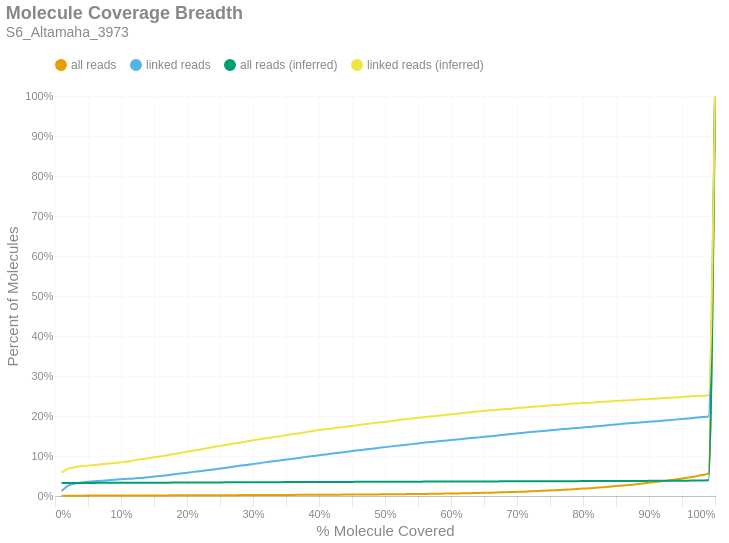

Source (notebook cell):
### Markdown cell above
### Molecule Read Coverage
This chart shows molecule coverage breadth as computed by the number of bases aligned to that molecule. In other words, "*how much of each unique long molecule is actually sequenced/aligned?*" Keep in mind there is a distinction between sequences and alignments, since some sequences belonging to a particular molecule may not align well and wouldn't appear in the alignment data. This chart also shows molecule coverage breadth as computed by the *inferred fragment* from which the aligned sequences originate. Unlike read coverage, this calculation takes into account the total insert size, including unsequenced gaps between the forward and reverse reads. Like the previous figures, these are cumulative percents.

### Code cell
if SKIPLR:
    print_html(f"Skipped")
else:
    binned_df = consolidated_hist(valids['coverage_bp'], mask, 0.01, True)
    binned_df_inf = consolidated_hist(valids['coverage_inserts'], mask, 0.01, True)
    binned_df = binned_df.with_columns(pl.lit(binned_df_inf['all reads (cumsum)']).alias('all reads (inferred)'))
    binned_df = binned_df.with_columns(pl.lit(binned_df_inf['linked reads (cumsum)']).alias('linked reads (inferred)'))
    binned_df = binned_df.with_columns(
        (pl.col('bin').cast(pl.Float64) + 0.01).alias('right_edge')
    )

    with SafeRender(binned_df):
        (
            density_plot(binned_df, 'Molecule Coverage Breadth', samplename, 'molcov', ['all reads (inferred)','linked reads (inferred)'])
            .encode(
                #x=alt.X('bin:Q', title="% Molecule Covered").axis(format = '%').scale(padding=0),
                x=alt.X('right_edge:Q', title="% Molecule Covered").axis(format='%').scale(padding=0),
                y=alt.Y('value:Q', title='Percent of Molecules')
                    .axis(format='%')
                    .stack(False)
                    .scale(domainMin=0, padding=0),
                color=alt.Color("key:N").scale(domain = ["all reads", "linked reads", "all reads (inferred)", "linked reads (inferred)"]),
                tooltip = [
                    alt.Tooltip("key:N", title = "Data Type"),
                    alt.Tooltip("range_label:N", title="% Molecule Covered"),
                    alt.Tooltip("value:Q", format = ".2%", title="% Molecules")
                ]
            )
        ).display()

### Figure 1 — Vega-Lite specification as saved in the notebook (floating-point values rounded to 4 significant figures)
{"width": "container", "height": 400, "config": {"title": {"anchor": "start", "dy": -15, "fontSize": 18, "color": "#888888", "subtitleColor": "#888888", "subtitleFontSize": 14}, "arc": {"fill": "#0072B2"}, "axis": {"domainColor": "#888888", "domainWidth": 0.5, "gridWidth": 0.2, "grid": false, "titleFontWeight": 400, "titleFontSize": 15, "labelFontSize": 11, "labelColor": "#888888", "tickColor": "#888888", "tickWidth": 0.2, "titleColor": "#888888"}, "axisBand": {"grid": false}, "axisX": {"grid": true, "tickSize": 10, "domainCap": "round"}, "axisY": {"domain": false, "grid": true, "tickSize": 0, "domainCap": "round"}, "background": "transparent", "header": {"labelFontSize": 15, "labelColor": "#888888", "titleFontSize": 15, "titleFontWeight": 600, "titleColor": "#888888"}, "legend": {"labelFont": "sans-serif", "labelFontSize": 12, "labelColor": "#888888", "symbolSize": 100, "symbolType": "circle", "titleFontSize": 12, "titlePadding": 10, "titleColor": "#888888", "title": null, "orient": "top"}, "range": {"category": ["#E69F00", "#56B4E9", "#009E73", "#F0E442", "#0072B2", "#D55E00", "#CC79A7", "#000000"], "diverging": ["#cfe8f3", "#a2d4ec", "#73bfe2", "#46abdb", "#1696d2", "#12719e"]}, "area": {"fill": "#0072B2", "fillOpacity": 0.7, "line": true, "strokeOpacity": 0.7}, "line": {"color": "#0072B2", "stroke": "#0072B2", "strokeWidth": 2}, "trail": {"color": "#0072B2", "stroke": "#0072B2", "strokeWidth": 0, "size": 1}, "point": {"filled": true, "fillOpacity": 1.0, "size": 95}, "text": {"color": "#888888", "fontSize": 11, "align": "right", "fontWeight": 400, "size": 11}, "bar": {"fill": "#0072B2", "stroke": null}, "view": {"stroke": null, "continuousWidth": 660, "continuousHeight": 400}}, "data": {"name": "data-c06a77829ad36f4d5ec3d59ec7524d4c"}, "mark": {"type": "line", "interpolate": "monotone", "point": {"opacity": 0, "size": 275}}, "encoding": {"color": {"field": "key", "scale": {"domain": ["all reads", "linked reads", "all reads (inferred)", "linked reads (inferred)"]}, "type": "nominal"}, "tooltip": [{"field": "key", "title": "Data Type", "type": "nominal"}, {"field": "range_label", "title": "% Molecule Covered", "type": "nominal"}, {"field": "value", "format": ".2%", "title": "% Molecules", "type": "quantitative"}], "x": {"axis": {"format": "%"}, "field": "right_edge", "scale": {"padding": 0}, "title": "% Molecule Covered", "type": "quantitative"}, "y": {"axis": {"format": "%"}, "field": "value", "scale": {"domainMin": 0, "padding": 0}, "stack": false, "title": "Percent of Molecules", "type": "quantitative"}}, "params": [{"name": "param_c36ac31b6afebe62", "select": {"type": "point", "fields": ["key"]}, "bind": "legend"}], "title": {"text": "Molecule Coverage Breadth", "subtitle": "S6_Altamaha_3973"}, "transform": [{"fold": ["all reads (cumsum)", "linked reads (cumsum)", "all reads (inferred)", "linked reads (inferred)"]}, {"calculate": "replace(datum.key, ' (cumsum)', '')", "as": "key"}, {"filter": {"param": "param_c36ac31b6afebe62"}}], "usermeta": {"embedOptions": {"downloadFileName": "S6_Altamaha_3973.molcov"}}, "$schema": "https://vega.github.io/schema/vega-lite/v6.1.0.json", "datasets": {"data-c06a77829ad36f4d5ec3d59ec7524d4c": [{"bin": "0.0", "interval": "0.0-0.01", "all reads": 0.0003271, "linked reads": 0.01223, "all reads (cumsum)": 0.0003271, "linked reads (cumsum)": 0.01223, "range_label": "0.0-0.01", "all reads (inferred)": 0.03232, "linked reads (inferred)": 0.05802, "right_edge": 0.01}, {"bin": "0.01", "interval": "0.01-0.02", "all reads": 0.0003615, "linked reads": 0.01365, "all reads (cumsum)": 0.0006887, "linked reads (cumsum)": 0.02588, "range_label": "0.01-0.02", "all reads (inferred)": 0.03256, "linked reads (inferred)": 0.06828, "right_edge": 0.02}, {"bin": "0.02", "interval": "0.02-0.03", "all reads": 0.000162, "linked reads": 0.005381, "all reads (cumsum)": 0.0008507, "linked reads (cumsum)": 0.03126, "range_label": "0.02-0.03", "all reads (inferred)": 0.03265, "linked reads (inferred)": 0.07206, "right_edge": 0.03}, {"bin": "0.03", "interval": "0.03-0.04", "all reads": 8.132e-05, "linked reads": 0.002496, "all reads (cumsum)": 0.000932, "linked reads (cumsum)": 0.03375, "range_label": "0.03-0.04", "all reads (inferred)": 0.0327, "linked reads (inferred)": 0.07408, "right_edge": 0.04}, {"bin": "0.04", "interval": "0.04-0.05", "all reads": 6.943e-05, "linked reads": 0.001914, "all reads (cumsum)": 0.001001, "linked reads (cumsum)": 0.03567, "range_label": "0.04-0.05", "all reads (inferred)": 0.03275, "linked reads (inferred)": 0.07594, "right_edge": 0.05}, {"bin": "0.05", "interval": "0.05-0.06", "all reads": 5.067e-05, "linked reads": 0.001331, "all reads (cumsum)": 0.001052, "linked reads (cumsum)": 0.037, "range_label": "0.05-0.06", "all reads (inferred)": 0.0328, "linked reads (inferred)": 0.07749, "right_edge": 0.06}, {"bin": "0.06", "interval": "0.06-0.07", "all reads": 4.191e-05, "linked reads": 0.0009153, "all reads (cumsum)": 0.001094, "linked reads (cumsum)": 0.03791, "range_label": "0.06-0.07", "all reads (inferred)": 0.03285, "linked reads (inferred)": 0.07927, "right_edge": 0.07}, {"bin": "0.07", "interval": "0.07-0.08", "all reads": 4.253e-05, "linked reads": 0.001387, "all reads (cumsum)": 0.001137, "linked reads (cumsum)": 0.0393, "range_label": "0.07-0.08", "all reads (inferred)": 0.03289, "linked reads (inferred)": 0.08043, "right_edge": 0.08}, {"bin": "0.08", "interval": "0.08-0.09", "all reads": 4.754e-05, "linked reads": 0.001304, "all reads (cumsum)": 0.001184, "linked reads (cumsum)": 0.0406, "range_label": "0.08-0.09", "all reads (inferred)": 0.03294, "linked reads (inferred)": 0.08232, "right_edge": 0.09}, {"bin": "0.09", "interval": "0.09-0.1", "all reads": 3.753e-05, "linked reads": 0.001026, "all reads (cumsum)": 0.001222, "linked reads (cumsum)": 0.04163, "range_label": "0.09-0.1", "all reads (inferred)": 0.03298, "linked reads (inferred)": 0.08415, "right_edge": 0.1}, {"bin": "0.1", "interval": "0.1-0.11", "all reads": 4.691e-05, "linked reads": 0.001193, "all reads (cumsum)": 0.001269, "linked reads (cumsum)": 0.04282, "range_label": "0.1-0.11", "all reads (inferred)": 0.03303, "linked reads (inferred)": 0.08606, "right_edge": 0.11}, {"bin": "0.11", "interval": "0.11-0.12", "all reads": 3.753e-05, "linked reads": 0.001054, "all reads (cumsum)": 0.001306, "linked reads (cumsum)": 0.04388, "range_label": "0.11-0.12", "all reads (inferred)": 0.03311, "linked reads (inferred)": 0.08903, "right_edge": 0.12}, {"bin": "0.12", "interval": "0.12-0.13", "all reads": 4.003e-05, "linked reads": 0.001415, "all reads (cumsum)": 0.001346, "linked reads (cumsum)": 0.04529, "range_label": "0.12-0.13", "all reads (inferred)": 0.03318, "linked reads (inferred)": 0.09192, "right_edge": 0.13}, {"bin": "0.13", "interval": "0.13-0.14", "all reads": 4.191e-05, "linked reads": 0.001359, "all reads (cumsum)": 0.001388, "linked reads (cumsum)": 0.04665, "range_label": "0.13-0.14", "all reads (inferred)": 0.03324, "linked reads (inferred)": 0.09436, "right_edge": 0.14}, {"bin": "0.14", "interval": "0.14-0.15", "all reads": 5.504e-05, "linked reads": 0.001858, "all reads (cumsum)": 0.001443, "linked reads (cumsum)": 0.04851, "range_label": "0.14-0.15", "all reads (inferred)": 0.0333, "linked reads (inferred)": 0.09691, "right_edge": 0.15}, {"bin": "0.15", "interval": "0.15-0.16", "all reads": 4.566e-05, "linked reads": 0.001609, "all reads (cumsum)": 0.001489, "linked reads (cumsum)": 0.05012, "range_label": "0.15-0.16", "all reads (inferred)": 0.03337, "linked reads (inferred)": 0.09935, "right_edge": 0.16}, {"bin": "0.16", "interval": "0.16-0.17", "all reads": 4.879e-05, "linked reads": 0.001858, "all reads (cumsum)": 0.001537, "linked reads (cumsum)": 0.05198, "range_label": "0.16-0.17", "all reads (inferred)": 0.03343, "linked reads (inferred)": 0.1017, "right_edge": 0.17}, {"bin": "0.17", "interval": "0.17-0.18", "all reads": 6.568e-05, "linked reads": 0.002247, "all reads (cumsum)": 0.001603, "linked reads (cumsum)": 0.05422, "range_label": "0.17-0.18", "all reads (inferred)": 0.0335, "linked reads (inferred)": 0.1046, "right_edge": 0.18}, {"bin": "0.18", "interval": "0.18-0.19", "all reads": 5.88e-05, "linked reads": 0.002219, "all reads (cumsum)": 0.001662, "linked reads (cumsum)": 0.05644, "range_label": "0.18-0.19", "all reads (inferred)": 0.03357, "linked reads (inferred)": 0.1077, "right_edge": 0.19}, {"bin": "0.19", "interval": "0.19-0.2", "all reads": 6.005e-05, "linked reads": 0.001941, "all reads (cumsum)": 0.001722, "linked reads (cumsum)": 0.05838, "range_label": "0.19-0.2", "all reads (inferred)": 0.03364, "linked reads (inferred)": 0.1106, "right_edge": 0.2}, {"bin": "0.2", "interval": "0.2-0.21", "all reads": 5.504e-05, "linked reads": 0.001941, "all reads (cumsum)": 0.001777, "linked reads (cumsum)": 0.06032, "range_label": "0.2-0.21", "all reads (inferred)": 0.03372, "linked reads (inferred)": 0.1138, "right_edge": 0.21}, {"bin": "0.21", "interval": "0.21-0.22", "all reads": 5.442e-05, "linked reads": 0.001831, "all reads (cumsum)": 0.001831, "linked reads (cumsum)": 0.06216, "range_label": "0.21-0.22", "all reads (inferred)": 0.03379, "linked reads (inferred)": 0.1164, "right_edge": 0.22}, {"bin": "0.22", "interval": "0.22-0.23", "all reads": 5.504e-05, "linked reads": 0.001997, "all reads (cumsum)": 0.001887, "linked reads (cumsum)": 0.06415, "range_label": "0.22-0.23", "all reads (inferred)": 0.03386, "linked reads (inferred)": 0.1194, "right_edge": 0.23}, {"bin": "0.23", "interval": "0.23-0.24", "all reads": 5.692e-05, "linked reads": 0.002108, "all reads (cumsum)": 0.001943, "linked reads (cumsum)": 0.06626, "range_label": "0.23-0.24", "all reads (inferred)": 0.03394, "linked reads (inferred)": 0.1225, "right_edge": 0.24}, {"bin": "0.24", "interval": "0.24-0.25", "all reads": 6.318e-05, "linked reads": 0.002274, "all reads (cumsum)": 0.002007, "linked reads (cumsum)": 0.06853, "range_label": "0.24-0.25", "all reads (inferred)": 0.03401, "linked reads (inferred)": 0.1253, "right_edge": 0.25}, {"bin": "0.25", "interval": "0.25-0.26", "all reads": 6.318e-05, "linked reads": 0.002136, "all reads (cumsum)": 0.00207, "linked reads (cumsum)": 0.07067, "range_label": "0.25-0.26", "all reads (inferred)": 0.03408, "linked reads (inferred)": 0.1281, "right_edge": 0.26}, {"bin": "0.26", "interval": "0.26-0.27", "all reads": 8.006e-05, "linked reads": 0.002718, "all reads (cumsum)": 0.00215, "linked reads (cumsum)": 0.07339, "range_label": "0.26-0.27", "all reads (inferred)": 0.03415, "linked reads (inferred)": 0.1307, "right_edge": 0.27}, {"bin": "0.27", "interval": "0.27-0.28", "all reads": 6.318e-05, "linked reads": 0.002302, "all reads (cumsum)": 0.002213, "linked reads (cumsum)": 0.07569, "range_label": "0.27-0.28", "all reads (inferred)": 0.03422, "linked reads (inferred)": 0.1334, "right_edge": 0.28}, {"bin": "0.28", "interval": "0.28-0.29", "all reads": 6.13e-05, "linked reads": 0.001997, "all reads (cumsum)": 0.002274, "linked reads (cumsum)": 0.07769, "range_label": "0.28-0.29", "all reads (inferred)": 0.03429, "linked reads (inferred)": 0.1365, "right_edge": 0.29}, {"bin": "0.29", "interval": "0.29-0.3", "all reads": 6.443e-05, "linked reads": 0.00233, "all reads (cumsum)": 0.002339, "linked reads (cumsum)": 0.08002, "range_label": "0.29-0.3", "all reads (inferred)": 0.03436, "linked reads (inferred)": 0.1394, "right_edge": 0.3}, {"bin": "0.3", "interval": "0.3-0.31", "all reads": 6.443e-05, "linked reads": 0.002108, "all reads (cumsum)": 0.002403, "linked reads (cumsum)": 0.08212, "range_label": "0.3-0.31", "all reads (inferred)": 0.03442, "linked reads (inferred)": 0.1418, "right_edge": 0.31}, {"bin": "0.31", "interval": "0.31-0.32", "all reads": 8.069e-05, "linked reads": 0.002579, "all reads (cumsum)": 0.002484, "linked reads (cumsum)": 0.0847, "range_label": "0.31-0.32", "all reads (inferred)": 0.03449, "linked reads (inferred)": 0.1443, "right_edge": 0.32}, {"bin": "0.32", "interval": "0.32-0.33", "all reads": 6.63e-05, "linked reads": 0.002136, "all reads (cumsum)": 0.00255, "linked reads (cumsum)": 0.08684, "range_label": "0.32-0.33", "all reads (inferred)": 0.03455, "linked reads (inferred)": 0.1469, "right_edge": 0.33}, {"bin": "0.33", "interval": "0.33-0.34", "all reads": 6.192e-05, "linked reads": 0.001858, "all reads (cumsum)": 0.002612, "linked reads (cumsum)": 0.0887, "range_label": "0.33-0.34", "all reads (inferred)": 0.03462, "linked reads (inferred)": 0.1493, "right_edge": 0.34}, {"bin": "0.34", "interval": "0.34-0.35", "all reads": 7.131e-05, "linked reads": 0.002302, "all reads (cumsum)": 0.002683, "linked reads (cumsum)": 0.091, "range_label": "0.34-0.35", "all reads (inferred)": 0.03469, "linked reads (inferred)": 0.152, "right_edge": 0.35}, {"bin": "0.35", "interval": "0.35-0.36", "all reads": 6.693e-05, "linked reads": 0.001914, "all reads (cumsum)": 0.00275, "linked reads (cumsum)": 0.09291, "range_label": "0.35-0.36", "all reads (inferred)": 0.03476, "linked reads (inferred)": 0.1547, "right_edge": 0.36}, {"bin": "0.36", "interval": "0.36-0.37", "all reads": 8.006e-05, "linked reads": 0.002358, "all reads (cumsum)": 0.00283, "linked reads (cumsum)": 0.09527, "range_label": "0.36-0.37", "all reads (inferred)": 0.03481, "linked reads (inferred)": 0.1568, "right_edge": 0.37}, {"bin": "0.37", "interval": "0.37-0.38", "all reads": 8.632e-05, "linked reads": 0.002552, "all reads (cumsum)": 0.002917, "linked reads (cumsum)": 0.09782, "range_label": "0.37-0.38", "all reads (inferred)": 0.03488, "linked reads (inferred)": 0.1595, "right_edge": 0.38}, {"bin": "0.38", "interval": "0.38-0.39", "all reads": 7.881e-05, "linked reads": 0.001914, "all reads (cumsum)": 0.002996, "linked reads (cumsum)": 0.09974, "range_label": "0.38-0.39", "all reads (inferred)": 0.03496, "linked reads (inferred)": 0.1626, "right_edge": 0.39}, {"bin": "0.39", "interval": "0.39-0.4", "all reads": 8.382e-05, "linked reads": 0.00233, "all reads (cumsum)": 0.003079, "linked reads (cumsum)": 0.1021, "range_label": "0.39-0.4", "all reads (inferred)": 0.03503, "linked reads (inferred)": 0.165, "right_edge": 0.4}, {"bin": "0.4", "interval": "0.4-0.41", "all reads": 8.006e-05, "linked reads": 0.001914, "all reads (cumsum)": 0.003159, "linked reads (cumsum)": 0.104, "range_label": "0.4-0.41", "all reads (inferred)": 0.03507, "linked reads (inferred)": 0.1668, "right_edge": 0.41}, {"bin": "0.41", "interval": "0.41-0.42", "all reads": 9.007e-05, "linked reads": 0.002219, "all reads (cumsum)": 0.003249, "linked reads (cumsum)": 0.1062, "range_label": "0.41-0.42", "all reads (inferred)": 0.03513, "linked reads (inferred)": 0.169, "right_edge": 0.42}, {"bin": "0.42", "interval": "0.42-0.43", "all reads": 9.445e-05, "linked reads": 0.001997, "all reads (cumsum)": 0.003344, "linked reads (cumsum)": 0.1082, "range_label": "0.42-0.43", "all reads (inferred)": 0.03519, "linked reads (inferred)": 0.1712, "right_edge": 0.43}, {"bin": "0.43", "interval": "0.43-0.44", "all reads": 9.508e-05, "linked reads": 0.001886, "all reads (cumsum)": 0.003439, "linked reads (cumsum)": 0.1101, "range_label": "0.43-0.44", "all reads (inferred)": 0.03525, "linked reads (inferred)": 0.1732, "right_edge": 0.44}, {"bin": "0.44", "interval": "0.44-0.45", "all reads": 9.883e-05, "linked reads": 0.002219, "all reads (cumsum)": 0.003538, "linked reads (cumsum)": 0.1123, "range_label": "0.44-0.45", "all reads (inferred)": 0.03531, "linked reads (inferred)": 0.1753, "right_edge": 0.45}, {"bin": "0.45", "interval": "0.45-0.46", "all reads": 0.0001088, "linked reads": 0.002052, "all reads (cumsum)": 0.003647, "linked reads (cumsum)": 0.1144, "range_label": "0.45-0.46", "all reads (inferred)": 0.03537, "linked reads (inferred)": 0.1775, "right_edge": 0.46}, {"bin": "0.46", "interval": "0.46-0.47", "all reads": 0.0001138, "linked reads": 0.001609, "all reads (cumsum)": 0.003761, "linked reads (cumsum)": 0.116, "range_label": "0.46-0.47", "all reads (inferred)": 0.03543, "linked reads (inferred)": 0.1798, "right_edge": 0.47}, {"bin": "0.47", "interval": "0.47-0.48", "all reads": 0.0001257, "linked reads": 0.002247, "all reads (cumsum)": 0.003886, "linked reads (cumsum)": 0.1182, "range_label": "0.47-0.48", "all reads (inferred)": 0.03548, "linked reads (inferred)": 0.1816, "right_edge": 0.48}, {"bin": "0.48", "interval": "0.48-0.49", "all reads": 0.0001376, "linked reads": 0.001969, "all reads (cumsum)": 0.004024, "linked reads (cumsum)": 0.1202, "range_label": "0.48-0.49", "all reads (inferred)": 0.03554, "linked reads (inferred)": 0.1836, "right_edge": 0.49}, {"bin": "0.49", "interval": "0.49-0.5", "all reads": 0.0001564, "linked reads": 0.001997, "all reads (cumsum)": 0.00418, "linked reads (cumsum)": 0.1222, "range_label": "0.49-0.5", "all reads (inferred)": 0.0356, "linked reads (inferred)": 0.1857, "right_edge": 0.5}, {"bin": "0.5", "interval": "0.5-0.51", "all reads": 0.0001345, "linked reads": 0.001886, "all reads (cumsum)": 0.004315, "linked reads (cumsum)": 0.1241, "range_label": "0.5-0.51", "all reads (inferred)": 0.03565, "linked reads (inferred)": 0.1872, "right_edge": 0.51}, {"bin": "0.51", "interval": "0.51-0.52", "all reads": 0.0001576, "linked reads": 0.001886, "all reads (cumsum)": 0.004472, "linked reads (cumsum)": 0.1259, "range_label": "0.51-0.52", "all reads (inferred)": 0.03572, "linked reads (inferred)": 0.1898, "right_edge": 0.52}, {"bin": "0.52", "interval": "0.52-0.53", "all reads": 0.0001658, "linked reads": 0.001747, "all reads (cumsum)": 0.004638, "linked reads (cumsum)": 0.1277, "range_label": "0.52-0.53", "all reads (inferred)": 0.03578, "linked reads (inferred)": 0.1918, "right_edge": 0.53}, {"bin": "0.53", "interval": "0.53-0.54", "all reads": 0.0001795, "linked reads": 0.001997, "all reads (cumsum)": 0.004818, "linked reads (cumsum)": 0.1297, "range_label": "0.53-0.54", "all reads (inferred)": 0.03584, "linked reads (inferred)": 0.1936, "right_edge": 0.54}, {"bin": "0.54", "interval": "0.54-0.55", "all reads": 0.000182, "linked reads": 0.001831, "all reads (cumsum)": 0.005, "linked reads (cumsum)": 0.1315, "range_label": "0.54-0.55", "all reads (inferred)": 0.0359, "linked reads (inferred)": 0.1955, "right_edge": 0.55}, {"bin": "0.55", "interval": "0.55-0.56", "all reads": 0.0001914, "linked reads": 0.001941, "all reads (cumsum)": 0.005191, "linked reads (cumsum)": 0.1335, "range_label": "0.55-0.56", "all reads (inferred)": 0.03595, "linked reads (inferred)": 0.1972, "right_edge": 0.56}, {"bin": "0.56", "interval": "0.56-0.57", "all reads": 0.0002264, "linked reads": 0.001692, "all reads (cumsum)": 0.005417, "linked reads (cumsum)": 0.1352, "range_label": "0.56-0.57", "all reads (inferred)": 0.03602, "linked reads (inferred)": 0.1992, "right_edge": 0.57}, {"bin": "0.57", "interval": "0.57-0.58", "all reads": 0.0002658, "linked reads": 0.001442, "all reads (cumsum)": 0.005683, "linked reads (cumsum)": 0.1366, "range_label": "0.57-0.58", "all reads (inferred)": 0.03606, "linked reads (inferred)": 0.2006, "right_edge": 0.58}, {"bin": "0.58", "interval": "0.58-0.59", "all reads": 0.0002558, "linked reads": 0.001664, "all reads (cumsum)": 0.005939, "linked reads (cumsum)": 0.1383, "range_label": "0.58-0.59", "all reads (inferred)": 0.03611, "linked reads (inferred)": 0.2023, "right_edge": 0.59}, {"bin": "0.59", "interval": "0.59-0.6", "all reads": 0.0003084, "linked reads": 0.00172, "all reads (cumsum)": 0.006248, "linked reads (cumsum)": 0.14, "range_label": "0.59-0.6", "all reads (inferred)": 0.03617, "linked reads (inferred)": 0.2042, "right_edge": 0.6}, {"bin": "0.6", "interval": "0.6-0.61", "all reads": 0.0002721, "linked reads": 0.001498, "all reads (cumsum)": 0.00652, "linked reads (cumsum)": 0.1415, "range_label": "0.6-0.61", "all reads (inferred)": 0.03622, "linked reads (inferred)": 0.2059, "right_edge": 0.61}, {"bin": "0.61", "interval": "0.61-0.62", "all reads": 0.0003215, "linked reads": 0.001664, "all reads (cumsum)": 0.006841, "linked reads (cumsum)": 0.1431, "range_label": "0.61-0.62", "all reads (inferred)": 0.03628, "linked reads (inferred)": 0.2078, "right_edge": 0.62}, {"bin": "0.62", "interval": "0.62-0.63", "all reads": 0.0003371, "linked reads": 0.001664, "all reads (cumsum)": 0.007178, "linked reads (cumsum)": 0.1448, "range_label": "0.62-0.63", "all reads (inferred)": 0.03633, "linked reads (inferred)": 0.2094, "right_edge": 0.63}, {"bin": "0.63", "interval": "0.63-0.64", "all reads": 0.0003497, "linked reads": 0.001442, "all reads (cumsum)": 0.007528, "linked reads (cumsum)": 0.1462, "range_label": "0.63-0.64", "all reads (inferred)": 0.03639, "linked reads (inferred)": 0.2112, "right_edge": 0.64}, {"bin": "0.64", "interval": "0.64-0.65", "all reads": 0.0003859, "linked reads": 0.001941, "all reads (cumsum)": 0.007914, "linked reads (cumsum)": 0.1482, "range_label": "0.64-0.65", "all reads (inferred)": 0.03645, "linked reads (inferred)": 0.2131, "right_edge": 0.65}, {"bin": "0.65", "interval": "0.65-0.66", "all reads": 0.0004172, "linked reads": 0.001276, "all reads (cumsum)": 0.008331, "linked reads (cumsum)": 0.1495, "range_label": "0.65-0.66", "all reads (inferred)": 0.0365, "linked reads (inferred)": 0.2142, "right_edge": 0.66}, {"bin": "0.66", "interval": "0.66-0.67", "all reads": 0.0004516, "linked reads": 0.001636, "all reads (cumsum)": 0.008783, "linked reads (cumsum)": 0.1511, "range_label": "0.66-0.67", "all reads (inferred)": 0.03655, "linked reads (inferred)": 0.2157, "right_edge": 0.67}, {"bin": "0.67", "interval": "0.67-0.68", "all reads": 0.0005148, "linked reads": 0.001775, "all reads (cumsum)": 0.009297, "linked reads (cumsum)": 0.1529, "range_label": "0.67-0.68", "all reads (inferred)": 0.0366, "linked reads (inferred)": 0.2171, "right_edge": 0.68}, {"bin": "0.68", "interval": "0.68-0.69", "all reads": 0.0004848, "linked reads": 0.001941, "all reads (cumsum)": 0.009782, "linked reads (cumsum)": 0.1548, "range_label": "0.68-0.69", "all reads (inferred)": 0.03664, "linked reads (inferred)": 0.2182, "right_edge": 0.69}, {"bin": "0.69", "interval": "0.69-0.7", "all reads": 0.0005542, "linked reads": 0.001387, "all reads (cumsum)": 0.01034, "linked reads (cumsum)": 0.1562, "range_label": "0.69-0.7", "all reads (inferred)": 0.0367, "linked reads (inferred)": 0.2199, "right_edge": 0.7}, {"bin": "0.7", "interval": "0.7-0.71", "all reads": 0.0005848, "linked reads": 0.001858, "all reads (cumsum)": 0.01092, "linked reads (cumsum)": 0.1581, "range_label": "0.7-0.71", "all reads (inferred)": 0.03673, "linked reads (inferred)": 0.2209, "right_edge": 0.71}, {"bin": "0.71", "interval": "0.71-0.72", "all reads": 0.0006443, "linked reads": 0.001636, "all reads (cumsum)": 0.01157, "linked reads (cumsum)": 0.1597, "range_label": "0.71-0.72", "all reads (inferred)": 0.03678, "linked reads (inferred)": 0.2223, "right_edge": 0.72}, {"bin": "0.72", "interval": "0.72-0.73", "all reads": 0.0006536, "linked reads": 0.001387, "all reads (cumsum)": 0.01222, "linked reads (cumsum)": 0.1611, "range_label": "0.72-0.73", "all reads (inferred)": 0.03683, "linked reads (inferred)": 0.2236, "right_edge": 0.73}, {"bin": "0.73", "interval": "0.73-0.74", "all reads": 0.0007418, "linked reads": 0.00147, "all reads (cumsum)": 0.01296, "linked reads (cumsum)": 0.1626, "range_label": "0.73-0.74", "all reads (inferred)": 0.03689, "linked reads (inferred)": 0.225, "right_edge": 0.74}, {"bin": "0.74", "interval": "0.74-0.75", "all reads": 0.0008194, "linked reads": 0.001636, "all reads (cumsum)": 0.01378, "linked reads (cumsum)": 0.1642, "range_label": "0.74-0.75", "all reads (inferred)": 0.03695, "linked reads (inferred)": 0.2265, "right_edge": 0.75}, {"bin": "0.75", "interval": "0.75-0.76", "all reads": 0.0008056, "linked reads": 0.001415, "all reads (cumsum)": 0.01459, "linked reads (cumsum)": 0.1656, "range_label": "0.75-0.76", "all reads (inferred)": 0.037, "linked reads (inferred)": 0.2277, "right_edge": 0.76}, {"bin": "0.76", "interval": "0.76-0.77", "all reads": 0.0008651, "linked reads": 0.001664, "all reads (cumsum)": 0.01545, "linked reads (cumsum)": 0.1673, "range_label": "0.76-0.77", "all reads (inferred)": 0.03705, "linked reads (inferred)": 0.229, "right_edge": 0.77}, {"bin": "0.77", "interval": "0.77-0.78", "all reads": 0.0009383, "linked reads": 0.001609, "all reads (cumsum)": 0.01639, "linked reads (cumsum)": 0.1689, "range_label": "0.77-0.78", "all reads (inferred)": 0.03711, "linked reads (inferred)": 0.2303, "right_edge": 0.78}, {"bin": "0.78", "interval": "0.78-0.79", "all reads": 0.0009952, "linked reads": 0.001082, "all reads (cumsum)": 0.01738, "linked reads (cumsum)": 0.17, "range_label": "0.78-0.79", "all reads (inferred)": 0.03716, "linked reads (inferred)": 0.2313, "right_edge": 0.79}, {"bin": "0.79", "interval": "0.79-0.8", "all reads": 0.00109, "linked reads": 0.001442, "all reads (cumsum)": 0.01847, "linked reads (cumsum)": 0.1714, "range_label": "0.79-0.8", "all reads (inferred)": 0.03722, "linked reads (inferred)": 0.2323, "right_edge": 0.8}, {"bin": "0.8", "interval": "0.8-0.81", "all reads": 0.001068, "linked reads": 0.001331, "all reads (cumsum)": 0.01954, "linked reads (cumsum)": 0.1727, "range_label": "0.8-0.81", "all reads (inferred)": 0.03727, "linked reads (inferred)": 0.2331, "right_edge": 0.81}, {"bin": "0.81", "interval": "0.81-0.82", "all reads": 0.001189, "linked reads": 0.001359, "all reads (cumsum)": 0.02073, "linked reads (cumsum)": 0.1741, "range_label": "0.81-0.82", "all reads (inferred)": 0.03733, "linked reads (inferred)": 0.2344, "right_edge": 0.82}, {"bin": "0.82", "interval": "0.82-0.83", "all reads": 0.001291, "linked reads": 0.001581, "all reads (cumsum)": 0.02202, "linked reads (cumsum)": 0.1757, "range_label": "0.82-0.83", "all reads (inferred)": 0.03739, "linked reads (inferred)": 0.2354, "right_edge": 0.83}, {"bin": "0.83", "interval": "0.83-0.84", "all reads": 0.001314, "linked reads": 0.001609, "all reads (cumsum)": 0.02334, "linked reads (cumsum)": 0.1773, "range_label": "0.83-0.84", "all reads (inferred)": 0.03745, "linked reads (inferred)": 0.2365, "right_edge": 0.84}, {"bin": "0.84", "interval": "0.84-0.85", "all reads": 0.001374, "linked reads": 0.00147, "all reads (cumsum)": 0.02471, "linked reads (cumsum)": 0.1788, "range_label": "0.84-0.85", "all reads (inferred)": 0.0375, "linked reads (inferred)": 0.2377, "right_edge": 0.85}, {"bin": "0.85", "interval": "0.85-0.86", "all reads": 0.001429, "linked reads": 0.001664, "all reads (cumsum)": 0.02614, "linked reads (cumsum)": 0.1804, "range_label": "0.85-0.86", "all reads (inferred)": 0.03756, "linked reads (inferred)": 0.2386, "right_edge": 0.86}, {"bin": "0.86", "interval": "0.86-0.87", "all reads": 0.001557, "linked reads": 0.001359, "all reads (cumsum)": 0.0277, "linked reads (cumsum)": 0.1818, "range_label": "0.86-0.87", "all reads (inferred)": 0.03762, "linked reads (inferred)": 0.2395, "right_edge": 0.87}, {"bin": "0.87", "interval": "0.87-0.88", "all reads": 0.001669, "linked reads": 0.001137, "all reads (cumsum)": 0.02937, "linked reads (cumsum)": 0.1829, "range_label": "0.87-0.88", "all reads (inferred)": 0.03769, "linked reads (inferred)": 0.2407, "right_edge": 0.88}, {"bin": "0.88", "interval": "0.88-0.89", "all reads": 0.001689, "linked reads": 0.001165, "all reads (cumsum)": 0.03106, "linked reads (cumsum)": 0.1841, "range_label": "0.88-0.89", "all reads (inferred)": 0.03774, "linked reads (inferred)": 0.2416, "right_edge": 0.89}, {"bin": "0.89", "interval": "0.89-0.9", "all reads": 0.00186, "linked reads": 0.001276, "all reads (cumsum)": 0.03292, "linked reads (cumsum)": 0.1854, "range_label": "0.89-0.9", "all reads (inferred)": 0.03782, "linked reads (inferred)": 0.2427, "right_edge": 0.9}, {"bin": "0.9", "interval": "0.9-0.91", "all reads": 0.001878, "linked reads": 0.001415, "all reads (cumsum)": 0.03479, "linked reads (cumsum)": 0.1868, "range_label": "0.9-0.91", "all reads (inferred)": 0.03788, "linked reads (inferred)": 0.2433, "right_edge": 0.91}, {"bin": "0.91", "interval": "0.91-0.92", "all reads": 0.002125, "linked reads": 0.001331, "all reads (cumsum)": 0.03692, "linked reads (cumsum)": 0.1881, "range_label": "0.91-0.92", "all reads (inferred)": 0.03795, "linked reads (inferred)": 0.2442, "right_edge": 0.92}, {"bin": "0.92", "interval": "0.92-0.93", "all reads": 0.002056, "linked reads": 0.001331, "all reads (cumsum)": 0.03898, "linked reads (cumsum)": 0.1894, "range_label": "0.92-0.93", "all reads (inferred)": 0.03805, "linked reads (inferred)": 0.2453, "right_edge": 0.93}, {"bin": "0.93", "interval": "0.93-0.94", "all reads": 0.002202, "linked reads": 0.001498, "all reads (cumsum)": 0.04118, "linked reads (cumsum)": 0.1909, "range_label": "0.93-0.94", "all reads (inferred)": 0.03815, "linked reads (inferred)": 0.2465, "right_edge": 0.94}, {"bin": "0.94", "interval": "0.94-0.95", "all reads": 0.002559, "linked reads": 0.00147, "all reads (cumsum)": 0.04374, "linked reads (cumsum)": 0.1924, "range_label": "0.94-0.95", "all reads (inferred)": 0.03827, "linked reads (inferred)": 0.2477, "right_edge": 0.95}, {"bin": "0.95", "interval": "0.95-0.96", "all reads": 0.002281, "linked reads": 0.001442, "all reads (cumsum)": 0.04602, "linked reads (cumsum)": 0.1938, "range_label": "0.95-0.96", "all reads (inferred)": 0.03843, "linked reads (inferred)": 0.2489, "right_edge": 0.96}, {"bin": "0.96", "interval": "0.96-0.97", "all reads": 0.00276, "linked reads": 0.001692, "all reads (cumsum)": 0.04878, "linked reads (cumsum)": 0.1955, "range_label": "0.96-0.97", "all reads (inferred)": 0.03857, "linked reads (inferred)": 0.2499, "right_edge": 0.97}, {"bin": "0.97", "interval": "0.97-0.98", "all reads": 0.003533, "linked reads": 0.00172, "all reads (cumsum)": 0.05231, "linked reads (cumsum)": 0.1973, "range_label": "0.97-0.98", "all reads (inferred)": 0.03885, "linked reads (inferred)": 0.2506, "right_edge": 0.98}, {"bin": "0.98", "interval": "0.98-0.99", "all reads": 0.003505, "linked reads": 0.001525, "all reads (cumsum)": 0.05582, "linked reads (cumsum)": 0.1988, "range_label": "0.98-0.99", "all reads (inferred)": 0.0394, "linked reads (inferred)": 0.2513, "right_edge": 0.99}, {"bin": "0.99", "interval": "0.99-1.0", "all reads": 0.9442, "linked reads": 0.8012, "all reads (cumsum)": 1.0, "linked reads (cumsum)": 1.0, "range_label": "0.99-1.0", "all reads (inferred)": 1.0, "linked reads (inferred)": 1.0, "right_edge": 1.0}]}}
